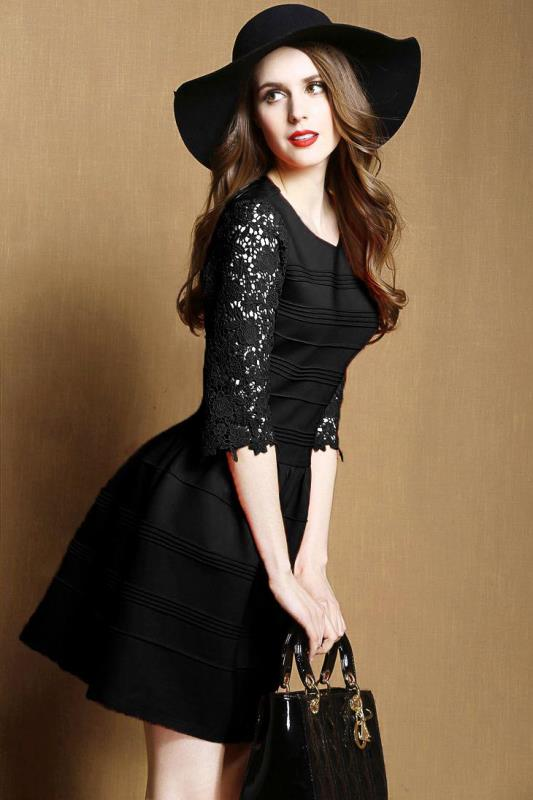
%> input picture src/test.jpg, 533 x 800 px
$ octave run_demo.m   (GNU Octave 9; MATLAB toolbox functions it lacks are replaced by stand-ins)
%> lines starting %> are read from the running program, lines starting %| are printed output that depends on the picture; in (x1, y1, x2, y2) boxes, pixels count from 0 and x2, y2 are one past the last pixel; in counts of white or black regions, pixels touching at a corner belong together; the program's own positions count from 1
clear
close all

disp('starting the KNN Matting demo');
run ('../vlfeat-0.9.20/toolbox/vl_setup');
%> (this line was passed over: vl_setup is not available in this run)

%%
    image = imread('test.jpg');
%> image is the input picture: size 800x533x3 uint8; mean R, G, B 115.3, 92.9, 69.1
%     image = imread('input.png');

    gray = rgb2gray(image);
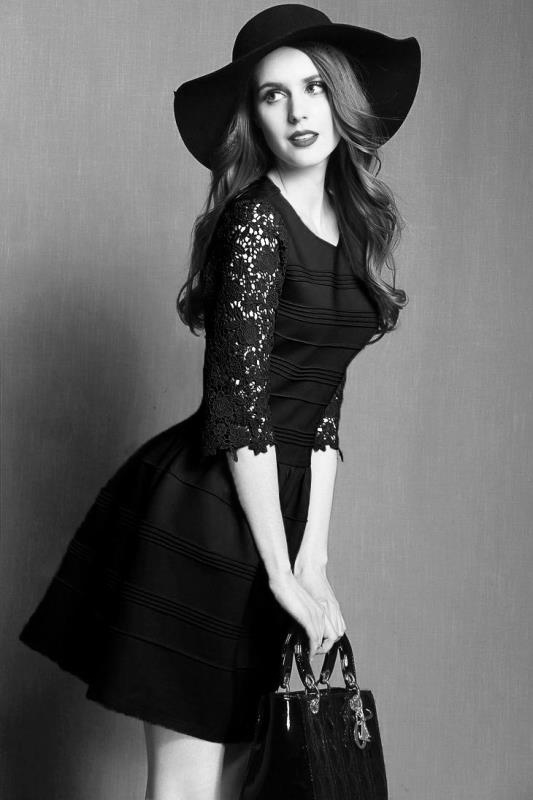
%> gray: size 800x533 uint8; min 0, max 255, mean 96.9
    edge = edge(gray,'canny',[0.04 0.08]);
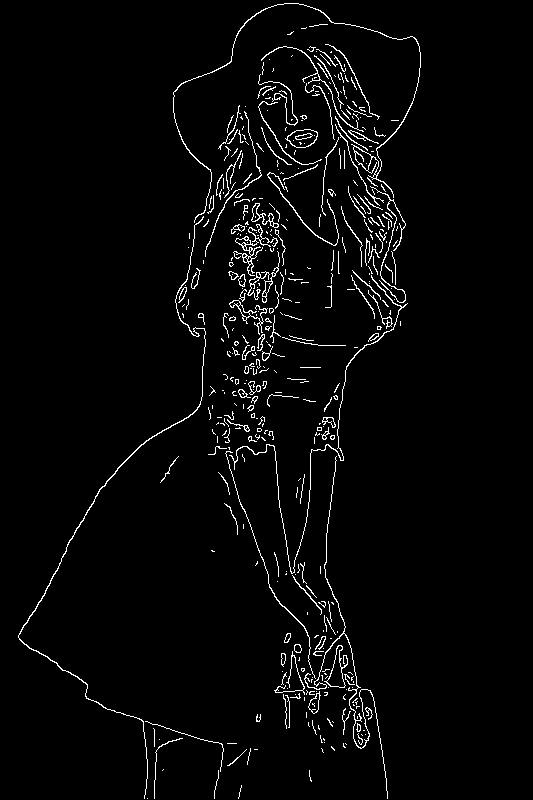
%> edge: size 800x533 logical; 2.9% white in thin lines or dots, all inside (x1, y1, x2, y2) = (18, 3, 421, 799)

     %strel函数的功能是运用各种形状和大小构造结构元素
    element = strel('disk',5);%这里是创建一个半径为5的平坦型圆盘结构元素
     edge = imdilate(edge,element);%图像A1被结构元素B膨胀
%> edge: size 800x533 logical; 19.9% white; 10 white regions, largest, box (x1, y1, x2, y2) and area: (14, 0, 425, 800) 82963, (156, 452, 183, 487) 397, (283, 374, 313, 387) 294
    edge = imdilate(edge,element);
%> edge: size 800x533 logical; 28.6% white; 6 white regions, box (x1, y1, x2, y2) and area: (10, 0, 429, 800) 119512, (152, 448, 187, 491) 860, (301, 762, 320, 790) 453, (248, 706, 269, 730) 452, (230, 777, 250, 800) 394, (203, 542, 223, 560) 309
    edge = imdilate(edge,element);
%> edge: size 800x533 logical; 34.7% white; 3 white regions, box (x1, y1, x2, y2) and area: (6, 0, 433, 800) 145760, (148, 444, 191, 495) 1432, (199, 538, 227, 564) 629
    edge = imdilate(edge,element);
%> edge: size 800x533 logical; 39.3% white; 1 white region, box (x1, y1, x2, y2) and area: (2, 0, 437, 800) 167399
    edge = imdilate(edge,element);
%> edge: size 800x533 logical; 43% white; 1 white region, box (x1, y1, x2, y2) and area: (0, 0, 441, 800) 183317

	edge = imerode(edge,element);
%> edge: size 800x533 logical; 39.5% white; 1 white region, box (x1, y1, x2, y2) and area: (0, 0, 437, 800) 168511
   	edge = imerode(edge,element);
%> edge: size 800x533 logical; 35.9% white; 1 white region, box (x1, y1, x2, y2) and area: (0, 0, 433, 800) 152921
	edge = imerode(edge,element);
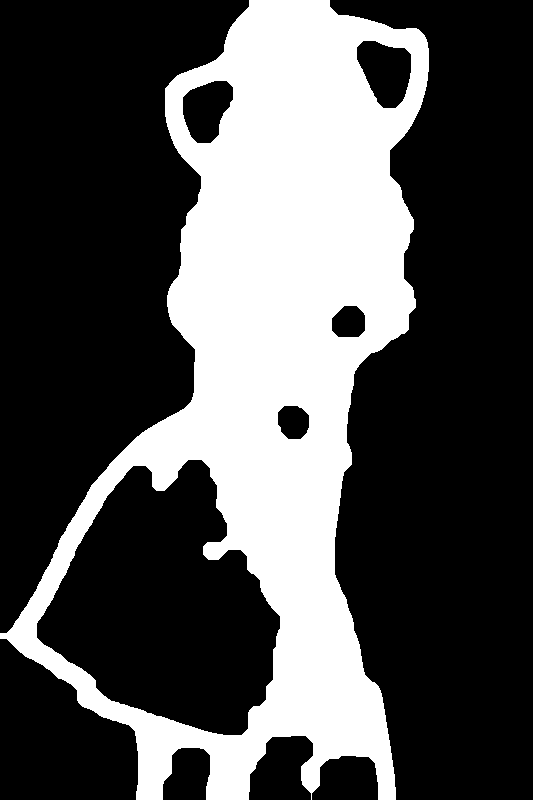
%> edge: size 800x533 logical; 32% white; 1 white region, box (x1, y1, x2, y2) and area: (0, 0, 429, 800) 136547

	edge = imdilate(edge,element);
    edge = imdilate(edge,element);
    edge = imdilate(edge,element);
%     edge = imdilate(edge,element);
%     edge = imdilate(edge,element);
	edge = imerode(edge,element);
   	edge = imerode(edge,element);
	edge = imerode(edge,element);

    edge = imdilate(edge,element);
    edge = imdilate(edge,element);
    edge = imdilate(edge,element);
%     edge = imdilate(edge,element);
%     edge = imdilate(edge,element);
	edge = imerode(edge,element);
   	edge = imerode(edge,element);
	edge = imerode(edge,element);
    edge = imfill(edge,'holes');
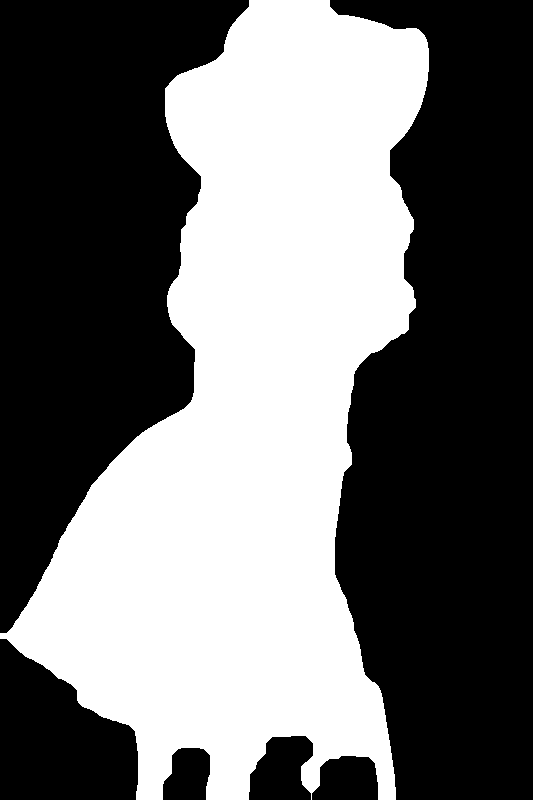
%> edge: size 800x533 logical; 43.5% white; 1 white region, box (x1, y1, x2, y2) and area: (0, 0, 429, 800) 185499


    test = bwperim(edge);                   %轮廓提取
%> test: size 800x533 logical; 0.55% white in thin lines or dots, all inside (x1, y1, x2, y2) = (0, 0, 429, 800)
 %     element = strel('disk',5);%这里是创建一个半径为5的平坦型圆盘结构元素
    test = imdilate(test,element);
%> test: size 800x533 logical; 5.5% white; 1 white region, box (x1, y1, x2, y2) and area: (0, 0, 433, 800) 23408
    test = imdilate(test,element);
%> test: size 800x533 logical; 10.3% white; 1 white region, box (x1, y1, x2, y2) and area: (0, 0, 437, 800) 43949
    test = imdilate(test,element);
%> test: size 800x533 logical; 14.9% white; 1 white region, box (x1, y1, x2, y2) and area: (0, 0, 441, 800) 63590
    test = imdilate(test,element);
%> test: size 800x533 logical; 19.4% white; 1 white region, box (x1, y1, x2, y2) and area: (0, 0, 445, 800) 82604
    test = imdilate(test,element);
%> test: size 800x533 logical; 23.6% white; 1 white region, box (x1, y1, x2, y2) and area: (0, 0, 449, 800) 100663
    test = imdilate(test,element);
%> test: size 800x533 logical; 27.6% white; 1 white region, box (x1, y1, x2, y2) and area: (0, 0, 453, 800) 117846
    test = imdilate(test,element);
%> test: size 800x533 logical; 31.5% white; 1 white region, box (x1, y1, x2, y2) and area: (0, 0, 457, 800) 134390
    test = imdilate(test,element);
%> test: size 800x533 logical; 35.3% white; 1 white region, box (x1, y1, x2, y2) and area: (0, 0, 461, 800) 150314
    test = imdilate(test,element);
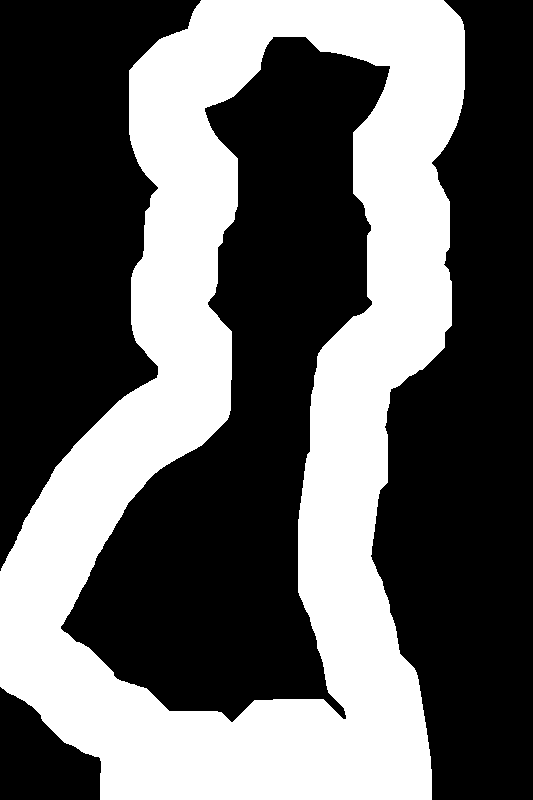
%> test: size 800x533 logical; 38.9% white; 1 white region, box (x1, y1, x2, y2) and area: (0, 0, 465, 800) 165907

    test = uint8(test);
    test1 = test * 125;
    test = imfill(test,'holes');
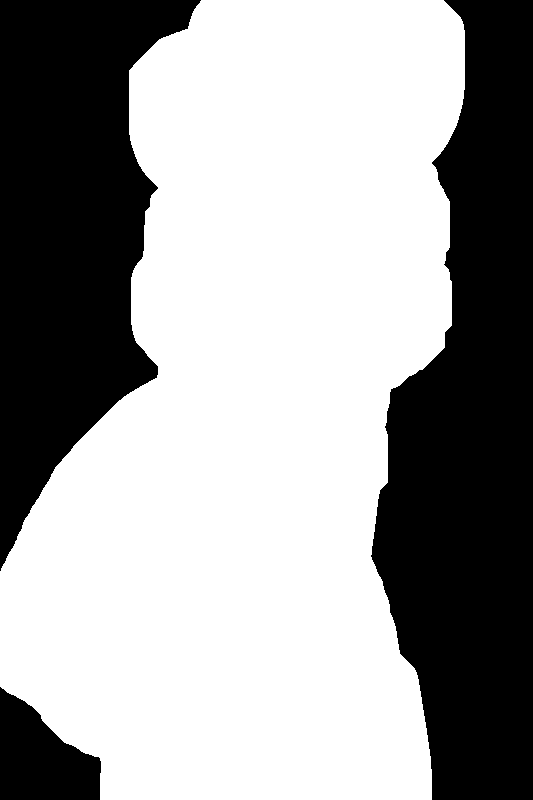
%> test: size 800x533 uint8; values 0 (black) and 1 (white), 62.2% white; 3 black regions, box (x1, y1, x2, y2) and area: (371, 0, 533, 800) 87632, (0, 0, 201, 571) 65988, (0, 687, 101, 800) 7468
    trimap = test*255 - test1;
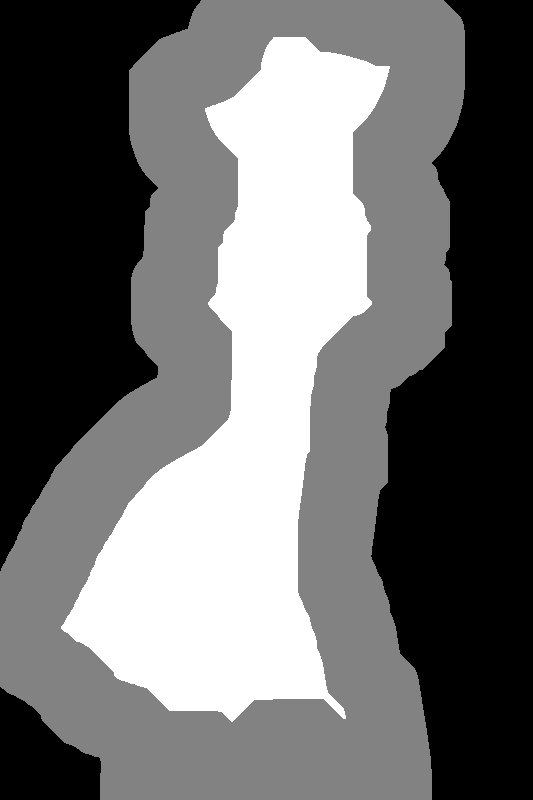
%> trimap: size 800x533 uint8; min 0, max 255, mean 110
    figure,imshow(trimap);title('trimap');

%%
% knn_input  = im2double(imread('input.png'));
% knn_trimap = im2double(imread('trimap.png'));
knn_input  = im2double(image);
knn_trimap = im2double(trimap);

input_resize = imresize(knn_input,[313 208], 'bilinear');
trimap_resize = imresize(knn_trimap,[313 208], 'bilinear');
trimap_resize = reshape(trimap_resize(:,:,1), [], 1);

%%
lambda = 100;
level  = 1;

tic
%> (the run ends here)
